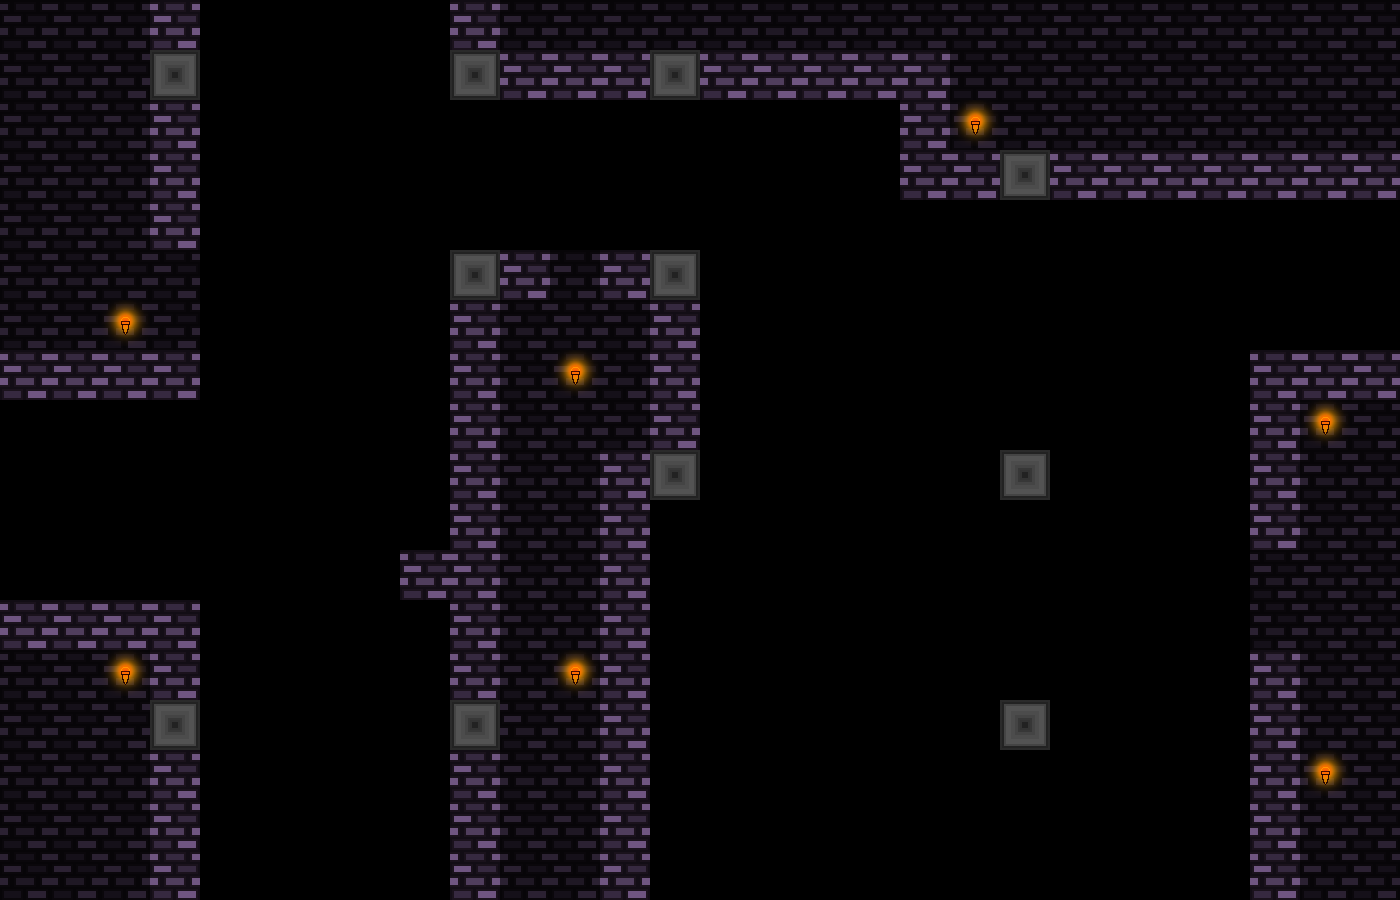

Tiled map render using the project's own tile images. Description and the map definition, with tile-layer contents summarised, below:
An orthogonal 28x18 tile map with 50x50 px tiles, 3 tile layers (tiles-main, tiles-deco, tiles-deco2), 9 tilesets and 88 objects (40x laser, 26x spike, 7x light, 7x warp, 6x trampoline-mini, ...).

<map version="1.10" tiledversion="1.11.2" orientation="orthogonal" renderorder="right-down" width="28" height="18" tilewidth="50" tileheight="50" infinite="0" nextlayerid="22" nextobjectid="887">
 <properties>
  <property name="songName" value="rain" />
 </properties>
 <tileset firstgid="1" source="ch1-tiles.tsx" />
 <tileset firstgid="49" source="../../textures/trampoline.tsx" />
 <tileset firstgid="52" source="../../textures/save.tsx" />
 <tileset firstgid="53" source="../../textures/spike.tsx" />
 <tileset firstgid="61" source="../../textures/laser.tsx" />
 <tileset firstgid="79" source="../../textures/light.tsx" />
 <tileset firstgid="80" source="../../textures/trampoline-mini.tsx" />
 <tileset firstgid="89" source="../../textures/transition-tiles.tsx" />
 <tileset firstgid="94" source="../../textures/slab.tsx" />
 <layer id="1" name="tiles-main" width="28" height="18">
  <data>[504 cells, 98 non-empty, 3 distinct tile ids]</data>
 </layer>
 <layer id="5" name="tiles-deco" width="28" height="18">
  <data>[504 cells, 109 non-empty, 1 distinct tile ids]</data>
 </layer>
 <layer id="18" name="tiles-deco2" width="28" height="18">
  <data>[504 cells, 7 non-empty, 1 distinct tile ids]</data>
 </layer>
 <objectgroup id="16" name="falling">
  <properties>
   <property name="direction" value="down" />
  </properties>
  <object id="843" name="falling" gid="40" x="550" y="300" width="50" height="50">
   <properties>
    <property name="direction" value="down" />
   </properties>
  </object>
 </objectgroup>
 <objectgroup id="13" name="platform">
  <object id="794" name="platform" gid="38" x="800" y="300" width="50" height="50">
   <properties>
    <property name="direction" value="down" />
   </properties>
  </object>
 </objectgroup>
 <objectgroup id="14" name="light" visible="0">
  <object id="863" name="light" gid="79" x="876" y="226.667" width="200" height="200" />
  <object id="864" name="light" gid="79" x="474.667" y="474.667" width="200" height="200" />
  <object id="865" name="light" gid="79" x="25.3333" y="421.333" width="200" height="200" />
  <object id="866" name="light" gid="79" x="26.6667" y="769.333" width="200" height="200" />
  <object id="867" name="light" gid="79" x="477.333" y="773.333" width="200" height="200" />
  <object id="868" name="light" gid="79" x="1224" y="874.667" width="200" height="200" />
  <object id="869" name="light" gid="79" x="1226.67" y="525.333" width="200" height="200" />
 </objectgroup>
 <objectgroup id="7" name="trampoline" />
 <objectgroup id="19" name="trampoline-mini">
  <object id="826" name="trampoline-mini" gid="80" x="400" y="550" width="50" height="50">
   <properties>
    <property name="direction" value="up" />
   </properties>
  </object>
  <object id="827" name="trampoline-mini" gid="83" x="150" y="350" width="50" height="50">
   <properties>
    <property name="direction" value="left" />
   </properties>
  </object>
  <object id="828" name="trampoline-mini" gid="83" x="150" y="300" width="50" height="50">
   <properties>
    <property name="direction" value="left" />
   </properties>
  </object>
  <object id="829" name="trampoline-mini" gid="86" x="1250" y="600" width="50" height="50">
   <properties>
    <property name="direction" value="right" />
   </properties>
  </object>
  <object id="830" name="trampoline-mini" gid="86" x="1250" y="650" width="50" height="50">
   <properties>
    <property name="direction" value="right" />
   </properties>
  </object>
  <object id="831" name="trampoline-mini" gid="83" x="1050" y="500" width="50" height="50">
   <properties>
    <property name="direction" value="left" />
   </properties>
  </object>
 </objectgroup>
 <objectgroup id="9" name="spike-normal">
  <object id="844" name="spike" gid="59" x="650" y="840" width="50" height="50">
   <properties>
    <property name="id" value="6" />
   </properties>
  </object>
  <object id="845" name="spike" gid="59" x="700" y="840" width="50" height="50">
   <properties>
    <property name="id" value="6" />
   </properties>
  </object>
  <object id="846" name="spike" gid="59" x="750" y="840" width="50" height="50">
   <properties>
    <property name="id" value="6" />
   </properties>
  </object>
  <object id="847" name="spike" gid="59" x="800" y="840" width="50" height="50">
   <properties>
    <property name="id" value="6" />
   </properties>
  </object>
  <object id="848" name="spike" gid="59" x="900" y="840" width="50" height="50">
   <properties>
    <property name="id" value="6" />
   </properties>
  </object>
  <object id="849" name="spike" gid="59" x="950" y="840" width="50" height="50">
   <properties>
    <property name="id" value="6" />
   </properties>
  </object>
  <object id="850" name="spike" gid="59" x="900" y="840" width="50" height="50">
   <properties>
    <property name="id" value="6" />
   </properties>
  </object>
  <object id="851" name="spike" gid="59" x="850" y="840" width="50" height="50">
   <properties>
    <property name="id" value="6" />
   </properties>
  </object>
  <object id="852" name="spike" gid="59" x="950" y="840" width="50" height="50">
   <properties>
    <property name="id" value="6" />
   </properties>
  </object>
  <object id="853" name="spike" gid="59" x="1050" y="840" width="50" height="50">
   <properties>
    <property name="id" value="6" />
   </properties>
  </object>
  <object id="854" name="spike" gid="59" x="1000" y="840" width="50" height="50">
   <properties>
    <property name="id" value="6" />
   </properties>
  </object>
  <object id="855" name="spike" gid="59" x="1100" y="840" width="50" height="50">
   <properties>
    <property name="id" value="6" />
   </properties>
  </object>
  <object id="856" name="spike" gid="59" x="1200" y="840" width="50" height="50">
   <properties>
    <property name="id" value="6" />
   </properties>
  </object>
  <object id="857" name="spike" gid="59" x="1150" y="840" width="50" height="50">
   <properties>
    <property name="id" value="6" />
   </properties>
  </object>
  <object id="858" name="spike" gid="56" x="1200" y="400" width="50" height="50">
   <properties>
    <property name="id" value="3" />
   </properties>
  </object>
  <object id="859" name="spike" gid="55" x="550" y="150" width="50" height="50">
   <properties>
    <property name="id" value="2" />
   </properties>
  </object>
  <object id="860" name="spike" gid="56" x="850" y="200" width="50" height="50">
   <properties>
    <property name="id" value="3" />
   </properties>
  </object>
  <object id="861" name="spike" gid="56" x="850" y="150" width="50" height="50">
   <properties>
    <property name="id" value="3" />
   </properties>
  </object>
  <object id="862" name="spike" gid="54" x="200" y="200" width="50" height="50">
   <properties>
    <property name="id" value="1" />
   </properties>
  </object>
  <object id="870" name="spike" gid="59" x="550" y="840" width="50" height="50">
   <properties>
    <property name="id" value="6" />
   </properties>
  </object>
  <object id="871" name="spike" gid="55" x="1100" y="250" width="50" height="50">
   <properties>
    <property name="id" value="2" />
   </properties>
  </object>
  </objectgroup>
 <objectgroup id="8" name="save" />
 <objectgroup id="10" name="laser">
  <!-- 40 objects omitted --></objectgroup>
 <objectgroup id="11" name="bg">
  <properties>
   <property name="bgName" value="castleBG" />
  </properties>
 </objectgroup>
 <objectgroup id="21" name="slab" />
 <objectgroup id="12" name="mapEffect">
  <properties>
   <property name="effectType" value="none" />
  </properties>
 </objectgroup>
 <objectgroup id="15" name="music">
  <properties>
   <property name="songName" value="castle1" />
  </properties>
 </objectgroup>
 <objectgroup id="20" name="warps">
  <!-- 7 objects omitted --></objectgroup>
</map>
<!-- 52 of 88 objects omitted -->
